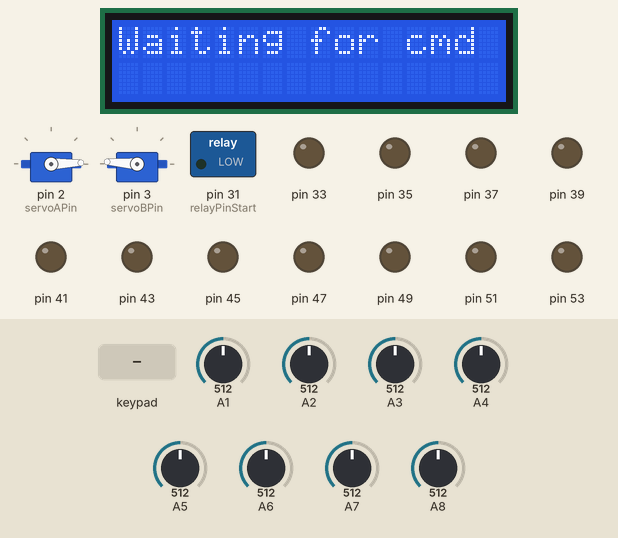
Recording of a sketch running on a simulated Arduino Mega 2560, built with avr-gcc and run on an emulated ATmega2560. Parts: 16×2 character LCD, 2 × servo, switched loads named in the sketch (green lamp = pin HIGH), output pins drawn as LEDs (lit = HIGH). The test bench sets the inputs (shaded band); at power-on: A1 = 512, A2 = 512, A3 = 512, A4 = 512, A5 = 512, A6 = 512, A7 = 512, A8 = 512.

Above: at 4.2 s.
4.3 s: key 'E' pressed
At 5.1 s:
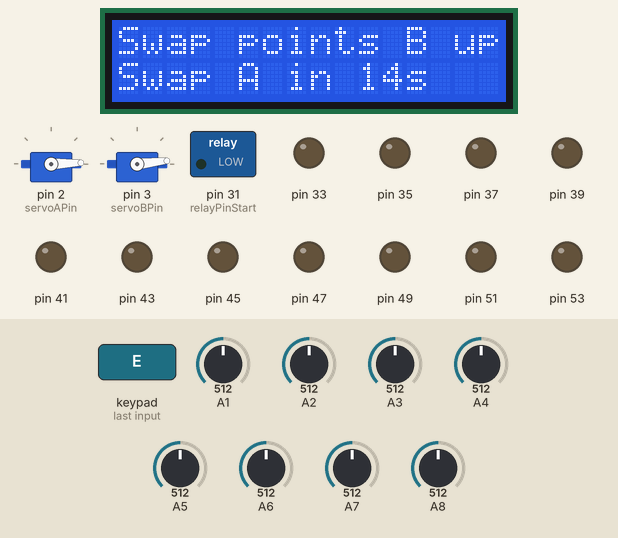
7.3 s: keypad keys 3 6 3 4 3 2 3 0 D pressed 0.4 s apart
At 12.1 s:
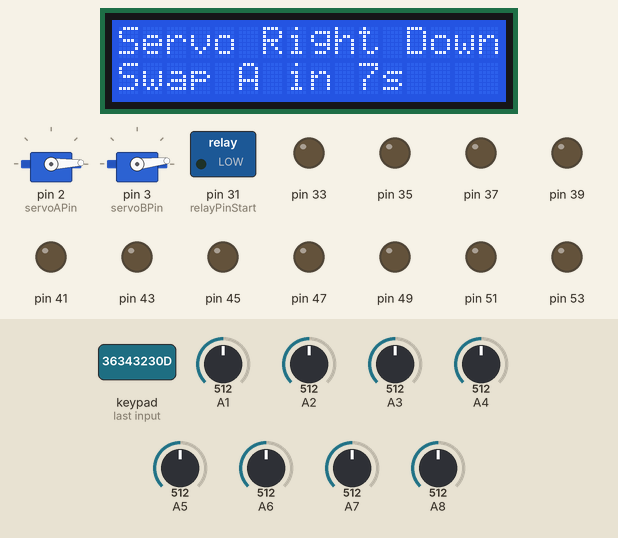
12.4 s: key 'S' pressed
At 14.1 s:
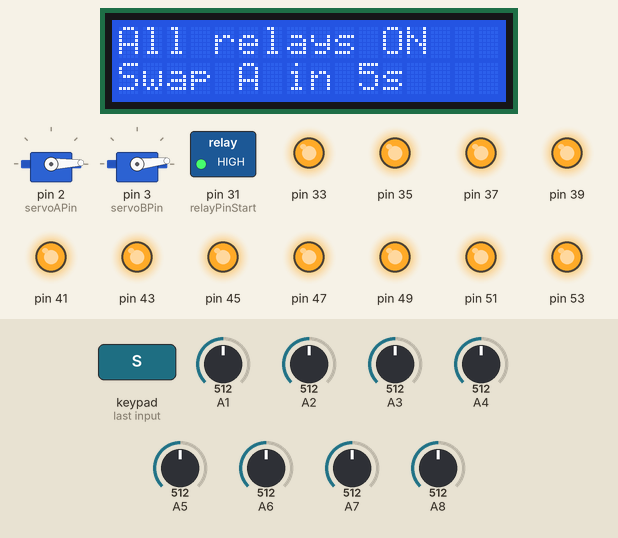
15.4 s: key 'C' pressed
At 17.1 s:
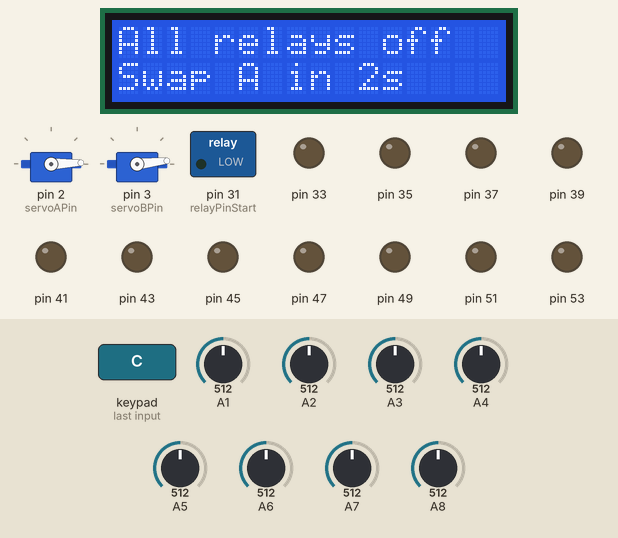
18.4 s: keypad keys 2 8 2 6 2 4 2 2 D pressed 0.4 s apart
At 21.9 s:
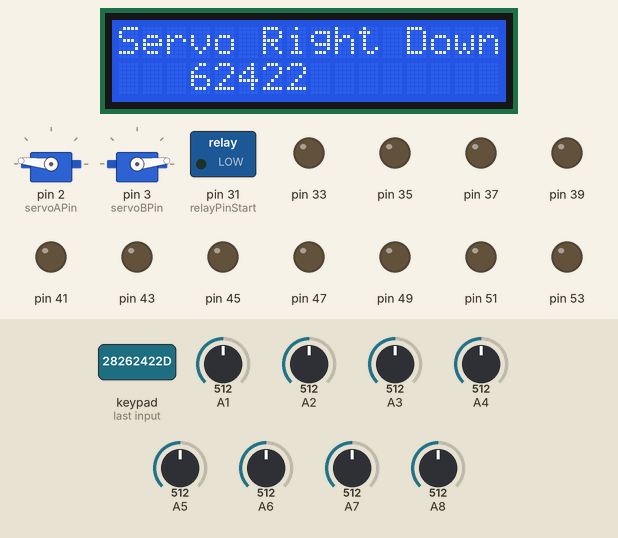
23.5 s: key 'H' pressed
At 24.7 s:
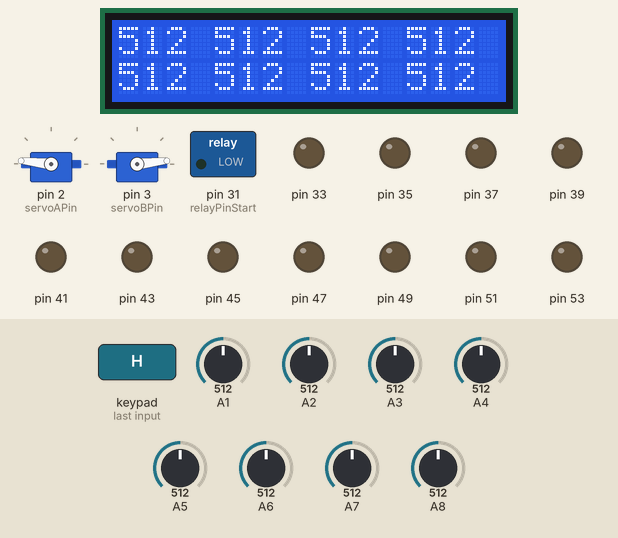
Timing chart, 0 to 26.0 s (numbered marks = the images above; inputs shaded):
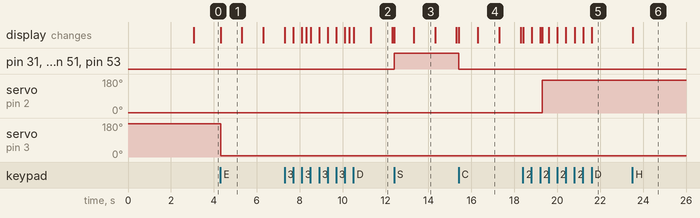

Measured:
- after the input at 4.3 s, servo on pin 3 (servoBPin): 176° → 6° at once; the display: first changes at once (image 1 shows a later state)
- after the input at 7.3 s, the display: first differs from a run without the input at once (image 2 shows a later state)
- after the input at 12.4 s, pin 31 (relayPinStart), pin 33, pin 35, pin 37, pin 39, pin 41, pin 43, pin 45, pin 47, pin 49, pin 51, pin 53: LOW → HIGH at once; the display: first changes at once (image 3 shows a later state)
- after the input at 15.4 s, pin 31 (relayPinStart), pin 33, pin 35, pin 37, pin 39, pin 41, pin 43, pin 45, pin 47, pin 49, pin 51, pin 53: HIGH → LOW at once; the display: first changes at once (image 4 shows a later state)
- after the input at 18.4 s, the display: first changes at once (image 5 shows a later state)
- after the input at 23.5 s, the display: changes at once (image 6)
- what the display in image 1 shows lasts 1.0 s, from 4.3 s to 5.3 s

The sketch:

track_controller_mega.ino
```cpp
// (licence header left out)
#include <Keypad.h>
#include <LiquidCrystal.h>
#include <Servo.h>

// initialize the library with the numbers of the interface pins
LiquidCrystal lcd(4, 5, 6, 7, 8, 9);

const byte ROWS = 4; //four rows
const byte COLS = 4; //three columns
char keys[ROWS][COLS] = {
  {'1','2','3','U'},
  {'4','5','6','D'},
  {'7','8','9','S'},
  {'C','0','H','E'}
};
byte rowPins[ROWS] = {36, 34, 32, 30}; //connect to the row pinouts of the keypad
byte colPins[COLS] = {28, 26, 24, 22}; //connect to the column pinouts of the keypad

#define MENU_START       0
#define MENU_WAIT_FOR_ENTER   1

#define MENU_INPUT_SIZE 10
char menuInput[MENU_INPUT_SIZE];
int menuInputPos = 0;
int menuState = MENU_START;

int lastAdcTime = 0;
int servoAPin = 2;
int servoBPin = 3;
Servo servoA;
Servo servoB;
boolean servoAUp = false;
boolean servoBUp = false;
Keypad keypad = Keypad( makeKeymap(keys), rowPins, colPins, ROWS, COLS );
int relayPinStart = 31;
boolean analogReadMode = false;

#define SWITCH_TIME_MS 15000
int swapTimeStart = 0;
int swapTimeLastSec = 0;
void setup(){
  Serial.begin(9600);
  // set up the LCD's number of columns and rows:
  lcd.begin(16, 2);
  // Print a message to the LCD.
  lcd.print("Train Controller");
  lcd.setCursor(0, 1);
  lcd.print("zapmaker.org");

  servoA.attach(servoAPin);
  servoB.attach(servoBPin);

  setServo(1, false);
  setServo(2, false);
  int pin = relayPinStart;
  for (int i = 0; i < 12; i++)
  {
    pinMode(pin, OUTPUT);
    digitalWrite(pin, LOW);
    pin += 2;
  }

  delay(3000);// for sign on msg
  lcd.clear();
  lcd.setCursor(0, 0);
  lcd.print("Waiting for cmd");
}


void loop()
{
  int currtime = millis();
  char key = keypad.getKey();

  if (key)
  {
    menuProcessor(key, currtime);
  }


  if (analogReadMode)
  {
    if ((currtime - lastAdcTime) > 200)
    {
      lcdClearLine(0);
      lcdClearLine(1);
      for (int i = 1; i <= 4; i++)
      {
        int val = analogRead(i);
        lcd.setCursor((i - 1) * 4, 0);
        lcd.print(val);
      }
      for (int i = 5; i <= 8; i++)
      {
        int val = analogRead(i);
        lcd.setCursor((i - 5) * 4, 1);
        lcd.print(val);
      }
      lastAdcTime = currtime;
    }
  }

  if (swapTimeStart > 0)
  {
    int diff = currtime - swapTimeStart;
    if (diff > SWITCH_TIME_MS)
    {
      switchLine(1);
      swapTimeStart = 0;
      swapTimeLastSec = 0;
    }
    else
    {
      int sec = (SWITCH_TIME_MS - diff) / 1000;
      if (swapTimeLastSec != sec)
      {
        String msg = "Swap A in ";
        msg += sec;
        msg += "s";
        char buf[20];
        msg.toCharArray(buf, 20);
        lcdPrintLine(1, buf);
        swapTimeLastSec = sec;
      }
    }
  }
}


void menuProcessor(char key, int currtime)
{
  switch (menuState)
  {
    case MENU_START:
      if (key == 'C')
      {
        if (menuInputPos == 0)
        {
          allRelays(LOW);
          lcdPrintLine(0, "All relays off");
        }
        else
        {
          int val = decodeMenuValue();
          oneRelay(val, LOW);
          lcdPrintLine(0, "One relay off");
          menuInputPos = 0;
        }
      }
      else if (key == 'S')
      {
        if (menuInputPos == 0)
        {
          allRelays(HIGH);
          lcdPrintLine(0, "All relays ON");
        }
        else
        {
          int val = decodeMenuValue();
          oneRelay(val, HIGH);
          lcdPrintLine(0, "One relay ON");
          menuInputPos = 0;
        }
      }
      else if (key == 'U')
      {
        if (menuInputPos > 0)
        {
          int val = decodeMenuValue();
          setServo(val, true);
          if (val == 1)
            lcdPrintLine(0, "Servo Left Up");
          else
            lcdPrintLine(0, "Servo Right Up");
          menuInputPos = 0;
        }
      }
      else if (key == 'D')
      {
        if (menuInputPos > 0)
        {
          int val = decodeMenuValue();
          setServo(val, false);
          if (val == 1)
            lcdPrintLine(0, "Servo Left Down");
          else
            lcdPrintLine(0, "Servo Right Down");
          menuInputPos = 0;
        }
      }
      else if (key >= '0' && key <= '9')
      {
        if (menuInputPos < MENU_INPUT_SIZE)
        {
          if (menuInputPos == 0)
          {
            lcdResetLine(1);
            lcdPrintLine(0, "Waiting for #cmd");
          }
          menuInput[menuInputPos] = key - '0';
          lcd.setCursor(menuInputPos, 1);
          lcd.print(key);
          menuInputPos++;
        }
      }
      else if (key == 'H')
      {
        if (analogReadMode)
        {
          lcdResetLine(0);
          lcdResetLine(1);
          lcdPrintLine(0, "Waiting for cmd");

          analogReadMode = false;
        }
        else
          analogReadMode = true;
      }
      else if (key == 'E')
      {
        if (menuInputPos == 0)
        {
          switchLine(2);
          swapTimeStart = currtime;
          swapTimeLastSec = 0;
        }
        else
        {
          int val = decodeMenuValue();
          setTrainLine(val);
          menuInputPos = 0;
        }
      }
      break;
  }

}

void switchLine(int line)
{
  if (line < 1 || line > 2)
  {
    lcdPrintLine(0, "Line 1 or 2 only");
    return;
  }

  if (line == 1)
  {
    if (servoAUp)
    {
      lcdPrintLine(0, "Swap points A dn");
      setServo(1, false);
    }
    else
    {
      lcdPrintLine(0, "Swap points A up");
      setServo(1, true);
    }
  }
  else
  {
    if (servoBUp)
    {
      lcdPrintLine(0, "Swap points B dn");
      setServo(2, false);
    }
    else
    {
      lcdPrintLine(0, "Swap points B up");
      setServo(2, true);
    }
  }
  lcdClearLine(1);
}
void setTrainLine(int line)
{
  if (line < 1 || line > 2)
  {
    lcdPrintLine(0, "Line 1 or 2 only");
    return;
  }

  if (line == 1)
  {
     setServo(1, true);
     setServo(2, true);
     lcdPrintLine(0, "Line 1 up set");
  }
  else
  {
    setServo(1, false);
    setServo(2, false);
    lcdPrintLine(0, "Line 2 down set");
  }
}
int decodeMenuValue()
{
  if (!menuInputPos)
    return 0;
  int result = 0;
  int multiplier = 1;
  for (int i = (menuInputPos - 1); i >= 0; i--)
  {
    result += menuInput[i] * multiplier;
    multiplier *= 10;
  }
  return result;
}
void setServo(int servo, boolean posUp)
{
  if (servo < 1 || servo > 2)
  {
    lcdPrintLine(0, "Servos 1 and 2 only");
    return;
  }

  int valUp = posUp ? 1 : 0;

  int mapResult = 0;
  if (servo == 1)
  {
    mapResult = map(valUp, 0, 1, 2, 174);
    servoA.write(mapResult);
    servoAUp = posUp;
  }
  else
  {
    mapResult = map(valUp, 0, 1, 176, 6);
    servoB.write(mapResult);
    servoBUp = posUp;
  }
  swapTimeStart = 0;
  swapTimeLastSec = 0;
}
void oneRelay(int index, int value)
{
  if (index < 1 || index > 12)
  {
    lcdPrintLine(0, "Relays 1-12 only");
    return;
  }

  int pin = relayPinStart + 2 * (index - 1);
  digitalWrite(pin, value);
}
void allRelays(int value)
{
  int pin = relayPinStart;
  for (int i = 0; i < 12; i++)
  {
    digitalWrite(pin, value);
    pin += 2;
  }
}
void lcdPrintLine(int line, char *p)
{
  lcdResetLine(line);
  lcd.print(p);
}
void lcdResetLine(int line)
{
  lcdClearLine(line);
  lcd.setCursor(0, line);
}
void lcdClearLine(int line)
{
  lcd.setCursor(0, line);
  lcd.print("                ");
}
```
